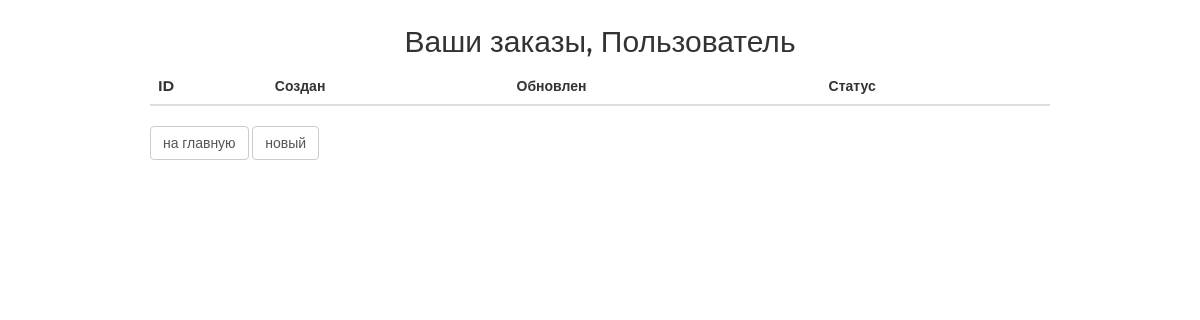
The app's page /order/ (signed in), older data.
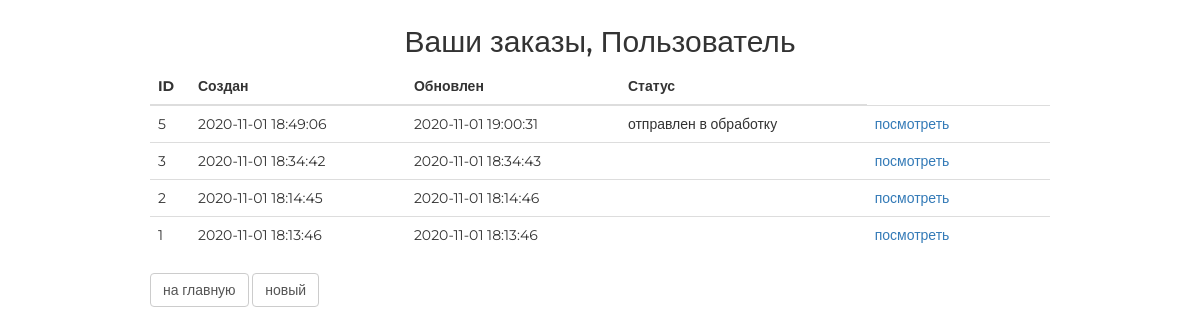
The same page, newer data.
### orderapp/models.py (models this page shows, shortened)
class Order(models.Model):
    FORMING = 'FM'
    SENT_TO_PROCESSING = 'STP'
    PROCESSED = 'PRD'
    PAID = 'PD'
    READY = 'RDY'
    DONE = 'DN'
    CANCELLED = 'CNC'
    ORDER_STATUSES = (
        (FORMING, 'формируется'),
        (SENT_TO_PROCESSING, 'отправлен в обработку'),
        (PROCESSED, 'обработан'),
        (PAID, 'оплачен'),
        (READY, 'готов к выдаче'),
        (DONE, 'выдан'),
        (CANCELLED, 'отменен'),
    )
    user = models.ForeignKey(settings.AUTH_USER_MODEL, on_delete=models.CASCADE, verbose_name='пользователь')
    created = models.DateTimeField(auto_now_add=True, verbose_name='дата создания')
    updated = models.DateTimeField(auto_now=True, verbose_name='дата изменения')
    status = models.CharField(max_length=3, choices=ORDER_STATUSES, default=FORMING, verbose_name='статус заказа')
    is_active = models.BooleanField(default=True, verbose_name='активен')
    class Meta:
        ordering = ('-created',)
        verbose_name = 'заказ'
        verbose_name_plural = 'заказы'

### orderapp/views.py (the view)
# urls.py: path('', orderapp.OrderList.as_view(), name='orders_list'),
class OrderList(ListView):
    model = Order
    def get_queryset(self):
        return Order.objects.filter(user=self.request.user)
    def get_context_data(self, **kwargs):
        context = super().get_context_data(**kwargs)
        context['title'] = 'заказы'
        return context

### mainapp/context_processors.py (called while the page is built)
def basket(request):
    basket_items = []
    if request.user.is_authenticated:
        basket_items = Basket.objects.filter(user=request.user)
    return {
        'basket': basket_items
    }

### orderapp/templates/orderapp/order_list.html (shortened to what this page needs)
{% extends 'orderapp/base.html' %}
{% load static %}
{% block content %}
    <div class="h2 text-center head">
        Ваши заказы,
        {% if user.first_name %}
            {{ user.first_name|title }}
        {% else %}
            Пользователь
        {% endif %}
    </div>
    <table class="table orders_list">
        <thead>
        <tr>
            <th>ID</th>
            <th>Создан</th>
            <th>Обновлен</th>
            <th>Статус</th>
        </tr>
        </thead>
        <tbody>
        {% for item in object_list %}
            {% if item.is_active %}
                <tr>
                    <td class="td1 orders_list">{{ item.pk }}</td>
                    <td>{{ item.created|date:"Y-m-d H:i:s" }}</td>
                    <td>{{ item.updated|date:"Y-m-d H:i:s" }}</td>
                    <td>{{ item.get_status_display }}</td>
                    <td>
                        <a href="{% url 'orderapp:order_read' item.pk %}">
                            посмотреть
                        </a>
                    </td>
                    <td>
                    </td>
                    <td>
                    </td>
                </tr>
            {% endif %}
        {% endfor %}
        </tbody>
    </table>
    <button class="btn btn-default btn-round">
        <a href="{% url 'main' %}">
            на главную
        </a>
    </button>
    <button class="btn btn-default btn-round">
        <a href="{% url 'orderapp:order_create' %}">
            новый
        </a>
    </button>
{% endblock %}

### orderapp/templates/orderapp/base.html (shortened to what this page needs)
<!DOCTYPE html>
{% load static %}
<html>
<head>
    {% block css %}
        <link rel="stylesheet" type="text/css" href="{% static 'css/bootstrap.min.css' %}">
        <link rel="stylesheet" type="text/css" href="{% static 'css/style.css' %}">
        <link rel="stylesheet" href="{% static 'fonts/font-awesome/css/font-awesome.css' %}">
    {% endblock %}
</head>
<body>
<div class="order_container">
    {% block content %}
    {% endblock %}
</div>
</body>
</html>

### static/css/style.css (style rules this page uses)
* { margin: 0; padding: 0; }
.order_container { margin: 25px auto; width: 900px; }
.order_container button a { text-decoration: none; color: #555; }
.table.orders_list { min-width: 600px; }
.td1.orders_list { width: 40px; }
body { font-family: 'Montserrat', sans-serif; }
html, body { height: 100%; }
table { width: 100%; }
td:first-child { width: 235px; }

Row changes from the older to the newer data that the page shows:
added Order: pk "5", created "2020-11-01 18:49:06", updated "2020-11-01 19:00:31", status "отправлен в обработку"
added Order: pk "3", created "2020-11-01 18:34:42", updated "2020-11-01 18:34:43"
added Order: pk "2", created "2020-11-01 18:14:45", updated "2020-11-01 18:14:46"
added Order: pk "1", created "2020-11-01 18:13:46", updated "2020-11-01 18:13:46"
